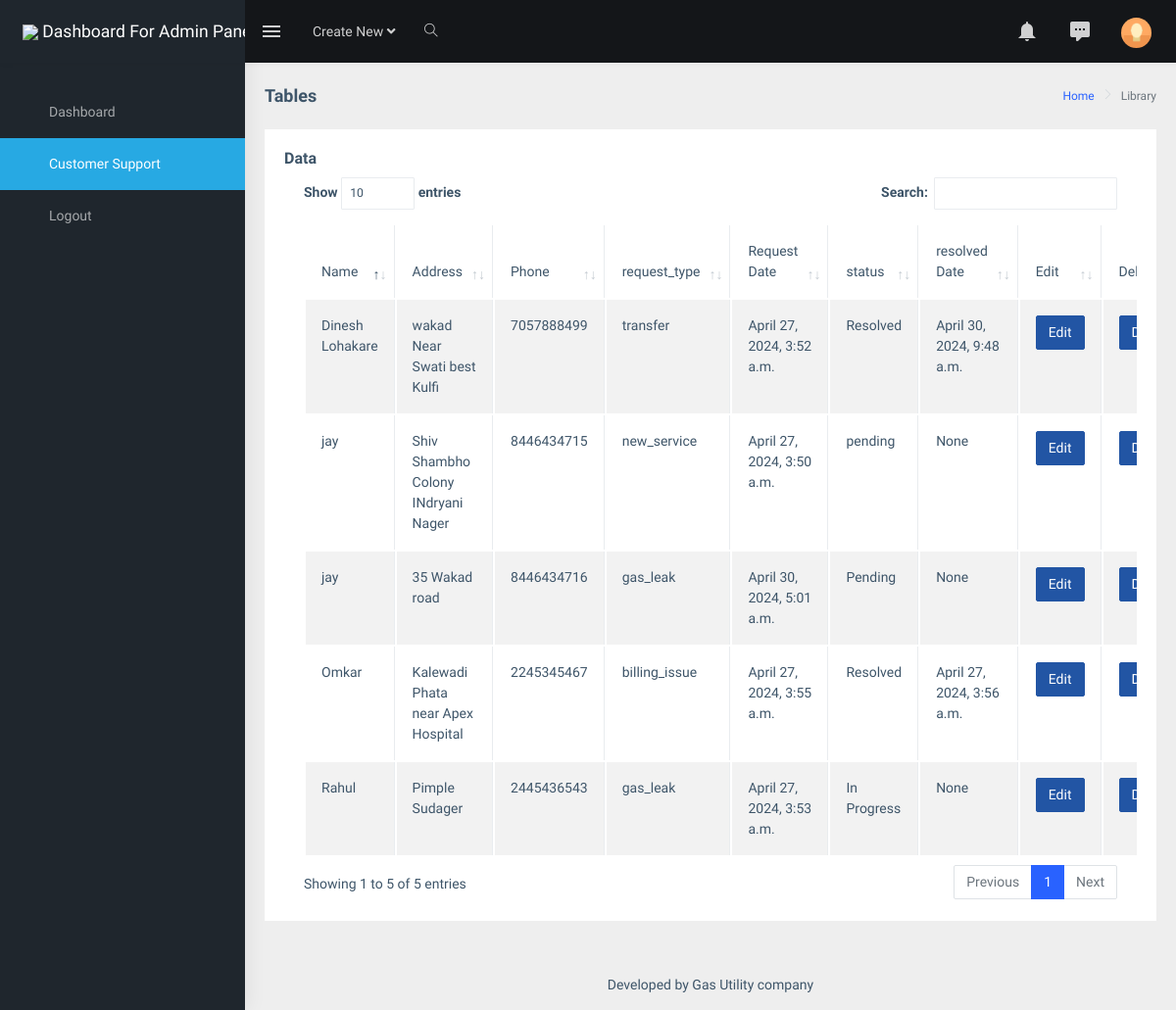
The app's page /customer-detail (signed in), older data.
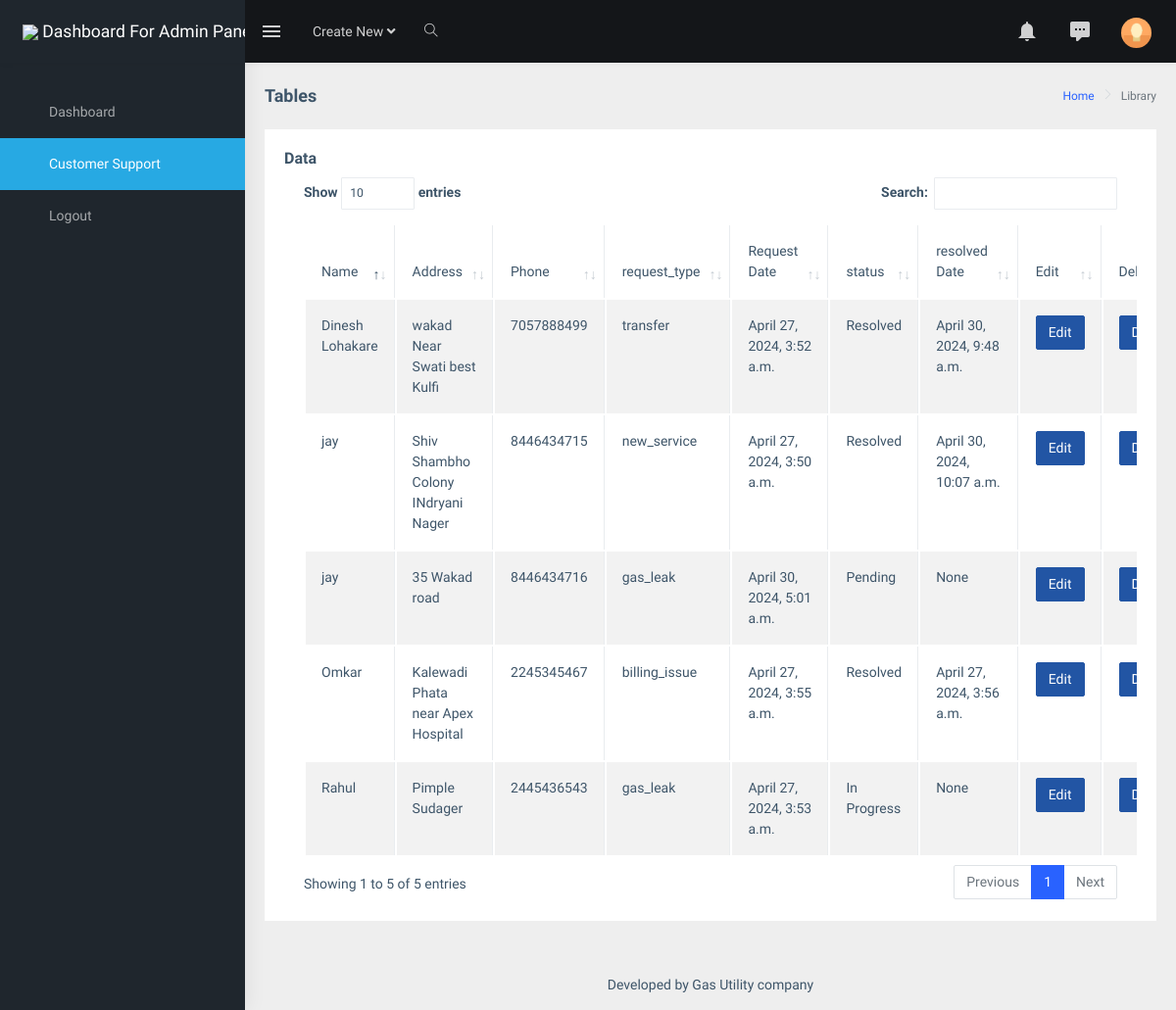
The same page, newer data.
### service/models.py (models this page shows, shortened)
class service_request(models.Model):
    STATUS_CHOICES = [
        ('pending', 'pending'),
        ('In Progress', 'In Progress'),
        ('Resolved', 'Resolved'),
    ]
    name = models.CharField(max_length=50)
    address = models.CharField(max_length=100)
    phone= models.CharField(max_length=10)
    request_type=models.CharField(max_length=100)
    details=models.TextField(max_length=200)
    attachment=models.FileField(upload_to='attachment/', blank=True, null=True )
    submit=models.DateTimeField(auto_now_add=True)
    resolved_at = models.DateTimeField(null=True, blank=True)
    status = models.CharField(max_length=20, choices=STATUS_CHOICES, default='Pending')

### service/views.py (the view)
# urls.py: path('customer-detail',views.customer_details,name='cutomer_details'),
@login_required(login_url='login')
def customer_details(request):
    info = service_request.objects.all()
    dict1 = {'information': info}
    return render(request,'dashboard/tables.html', dict1)

### templates/dashboard/tables.html (shortened to what the changed rows need)
{% load static %}
<!DOCTYPE html>
<html dir="ltr" lang="en">
<head>
    <link rel="stylesheet" type="text/css" href="{% static 'dashboard/assets/extra-libs/multicheck/multicheck.css' %}">
    <link href="{% static 'dashboard/assets/libs/datatables.net-bs4/css/dataTables.bootstrap4.css' %}" rel="stylesheet">
    <link href="{% static 'dashboard/dist/css/style.min.css' %}" rel="stylesheet">
</head>
<body>
    <div id="main-wrapper" data-layout="vertical" data-navbarbg="skin5" data-sidebartype="full"
        data-sidebar-position="absolute" data-header-position="absolute" data-boxed-layout="full">
        <div class="page-wrapper">
            <div class="container-fluid">
                <div class="row">
                    <div class="col-12">
                        <div class="card">
                            <div class="card-body">
                                <div class="table-responsive">
                                    <table id="zero_config" class="table table-striped table-bordered">
                                        <thead>
                                            <tr>
                                                <th>Name</th>
                                                <th>Address</th>
                                                <th>Phone</th>
                                                <th>request_type</th>
                                                <th>Request Date</th>
                                                <th>status</th>
                                                <th>resolved Date</th>
                                                <th>Edit</th>
                                                <th>Delete</th>
                                            </tr>
                                        </thead>
                                        <tbody>
                                            {% for x in information %}
                                            <tr>
                                                <td>{{ x.name }}</td>
                                                <td>{{ x.address }}</td>
                                                <td>{{ x.phone }}</td>
                                                <td>{{ x.request_type }}</td>
                                                <td>{{ x.submit }}</td>
                                                <td>{{ x.status }}</td>
                                                <td>{{ x.resolved_at }}</td>
                                                <td><a href="{% url 'edit_record' x.id %}"> <button type="button" class="btn btn-info"> Edit</button></a>
                                                </td>
                                                <td>
                                                    <form action="{% url 'delete_record' x.id %}" method="POST" >
                                                        <input type="submit" name="submit" value="Delete" class="btn btn-info" >
                                                    </form>
                                                </td>
                                            </tr>
                                            {% endfor %}
                                        </tbody>
                                    </table>
                                </div>
                            </div>
                        </div>
                    </div>
                </div>
            </div>
        </div>
    </div>
</body>
</html>

Row changes from the older to the newer data that the page shows:
changed service_request "Shiv Shambho Colony INdryani Nager": status "pending" → "Resolved"; resolved_at "None" → "April 30, 2024, 10:07 a.m."
